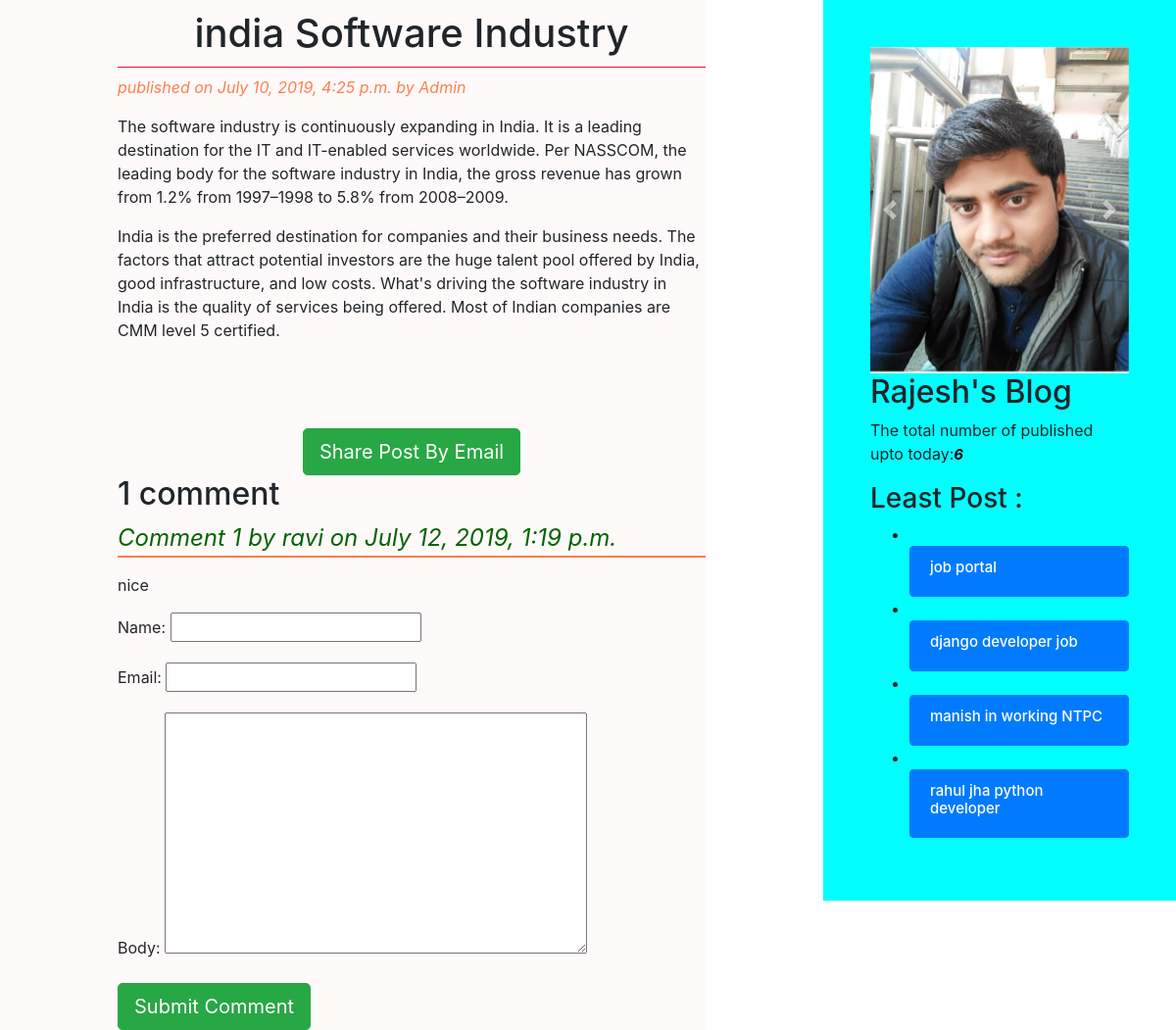
/2019/07/10/india-software-industry/, run on the app's committed database.
### app_blog/models.py (models this page shows, shortened)
class Post(models.Model):
    STATUS_CHOICES=(('draft','Draft'),('published','Published'))
    title=models.CharField(max_length=250)
    slug=models.SlugField(max_length=260,unique_for_date='publish')
    author=models.ForeignKey(User, related_name='blog_posts',on_delete=models.PROTECT)
    body=models.TextField()
    publish=models.DateTimeField(default=timezone.now)
    created=models.DateTimeField(auto_now_add=True)
    updated=models.DateTimeField(auto_now=True)
    status=models.CharField(max_length=100,choices=STATUS_CHOICES ,default='draft')
    objects=CustomManager() #when you should be call qs then only u have to display publish post is call custom manager
    tags=TaggableManager() #tag is manage to all post
    class Meta:
        ordering=('-publish',)
    def get_absolute_url(self):
        return reverse('post_detail',args=[self.publish.year,self.publish.strftime('%m'),self.publish.strftime('%d'),self.slug])

class Comment(models.Model):
    post=models.ForeignKey(Post,related_name='comments',on_delete=models.PROTECT)
    name=models.CharField(max_length=110)
    email=models.EmailField()
    body=models.TextField()
    created=models.DateTimeField(auto_now_add=True)
    updated=models.DateTimeField(auto_now=True)
    active=models.BooleanField(default=True)
    class Meta:
        ordering=('-created',)

### app_blog/views.py (the view)
# urls.py: url(r'^(?P<year>\d{4})/(?P<month>\d{2})/(?P<day>\d{2})/(?P<post>[-\w]+)/$',views.post_detail_view,
def post_detail_view(request,year,month,day,post):
    try:
        post=get_object_or_404(Post,slug=post ,status='published',
                               publish_year=year,
                               publish_month=month,
                               publish_day=day) #get_object_or_404 it is a shortcut for object is available then display
        return render(request,'blog/post_detail.html',{'post':post})
    except:
        post = get_object_or_404(Post, slug=post, status='published')
        comments=post.comments.filter(active=True)
        csubmit=False
        if request.method=="POST":
            form=CommentForm(request.POST)
            if form.is_valid():
                new_comments=form.save(commit=False)
                new_comments.post=post
                new_comments.save()
                csubmit=True
        else:
            form=CommentForm()
        return render(request,'blog/post_detail.html',{'post':post,'comments':comments,'form':form,'csubmit':csubmit})

### app_blog/forms.py
class CommentForm(forms.ModelForm):
    class Meta:
        model=Comment
        fields=['name','email','body']

### app_blog/models.py (called while the page is built)
    def get_queryset(self):         #one method is  call
        return super().get_queryset().filter(status='published')

### app_blog/templatetags/blog_tags.py (called while the page is built)
@register.simple_tag
def total_post():
    return Post.objects.count()

@register.inclusion_tag('blog/least_post123.html')
def show_least_posts(count=4):
    least_post=Post.objects.order_by('-publish')[:count]
    return {'least_post':least_post}

### templates/blog/post_detail.html (shortened to what this page needs)
{% extends 'blog/base.html' %}
        {% block content %}
            <h1>{{ post.title }}</h1>
             <p style="color: coral;font-size: 16px;font-style: italic;">
                 published on {{ post.publish }} by {{ post.author|title }}
             </p>
            {{ post.body|linebreaks }}<br><br><br>
            <div class="container" align="center">
                <a href="/{{ post.id }}/share" class="btn btn-lg btn-success" >Share Post By Email</a>
            </div>
            {% with comments.count as comments_count %}
                <h2>{{ comments_count }} comment{{ comments_count|pluralize }}</h2>
             {% endwith %}
                {% if comments %}
                    {% for comment in comments  %}
                        <p style="color: darkgreen; font-size: 24px;font-style: oblique; border-bottom: 2px solid coral;">
                            Comment {{ forloop.counter }} by {{ comment.name }} on {{ comment.created }}</p>
                        <div class="cb">{{ comment.body|linebreaks}}</div>
                     {% endfor %}
                      {% else %}
                        <p>There are no comments Yet !!! </p>
                {% endif%}
            {% if csubmit %}
                <h2>Your Comment Added Successfully</h2>
                {% else %}
                <form method="post">
                        {{ form.as_p }}
                    <input type="submit" class="btn btn-lg btn-success" value="Submit Comment">
                </form>
            {% endif %}
        {% endblock %}

### templates/blog/least_post123.html (shortened to what this page needs)
<!DOCTYPE html>
<html lang="en">
<head>
</head>
<body>
        <ul>
            {% for post in least_post %}
          <li>
     <div class="list-group">&nbsp&nbsp
          <a href="{{ post.get_absolute_url }}" class="list-group-item list-group-item-action active">
           <h2 style="font-size: 15px">{{ post.title }}</h2>
          </a>
     </div>
          </li>
            {% endfor %}
        </ul>
</body>
</html>

### static/css/blog.css (style rules this page uses)
h1 { text-align: center; border-bottom:1px solid crimson; padding: 10px; }
body { color: white; background: url("https://images.unsplash.com/photo-1503756234508-e32369269deb?ixlib=rb-1.2.1&ixid=eyJhcHBfaWQiOjEyMDd9&auto=format&fit=crop&w=1350&q=80"); }

### data on the page
Post: title "india Software Industry", publish "July 10, 2019, 4:25 p.m.", author "Admin", body "The software industry is continuously expanding in India. It is a leading destination for the IT and IT-enabled services worldwide. Per NASSCOM, the leading body for the software industry in India, the gross revenue has grown from 1.2% from 1997–1998 to 5.8% from 2008–2009. India is the preferred destination for companies and their business needs. The factors that attract potential investors are the huge talent pool offered by India, good infrastructure, and low costs. What's driving the software industry in India is the quality of services being offered. Most of Indian companies are CMM level 5 certified."
Comment: name "ravi", created "July 12, 2019, 1:19 p.m.", body "nice"
Post: title "job portal"
Post: title "django developer job"
Post: title "manish in working NTPC"
Post: title "rahul jha python developer"

### other printed values
{{ comments_count }} "1"
